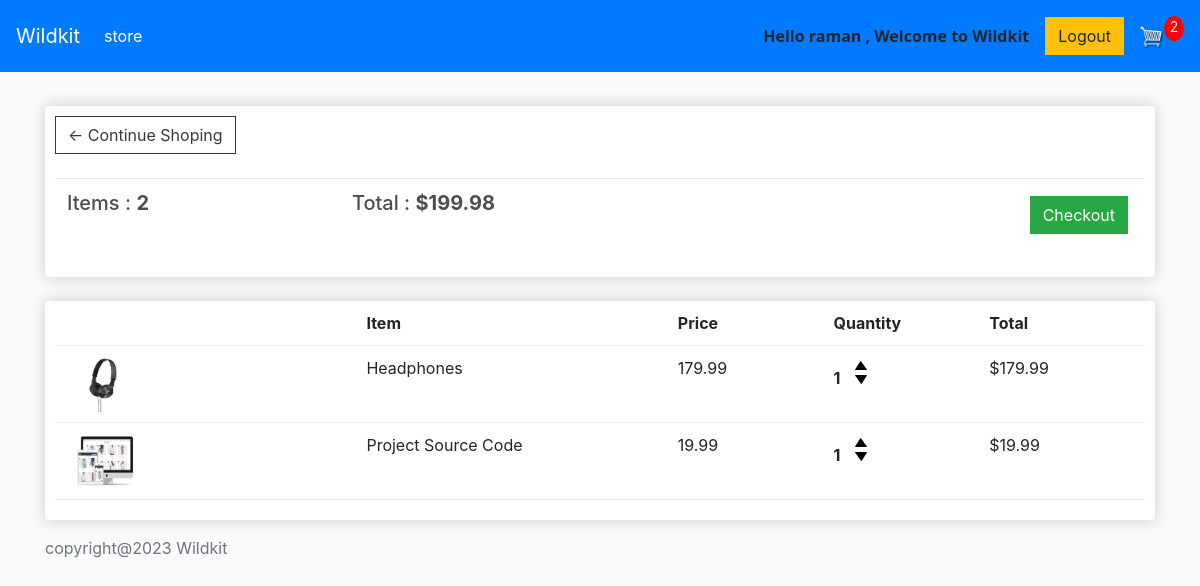
The page /cart/ (signed in) on the database its author committed.
### store/models.py (models this page shows, shortened)
class Order(models.Model):
    customer = models.ForeignKey(Customer, on_delete=models.SET_NULL,blank=True,null=True)
    date_orderd = models.DateTimeField(auto_now_add=True)
    complete =models.BooleanField(default=False,null=True,blank=False)
    transaction_id = models.CharField(max_length=200,null=True)
    @property
    def get_cart_total(self):
        orderitems = self.orderitem_set.all()
        total = sum([item.get_total for item in orderitems])
        return total
    @property
    def get_cart_items(self):
        orderitems = self.orderitem_set.all()
        total = sum([item.quantity for item in orderitems])
        return total

class OrderItem(models.Model):
    product = models.ForeignKey(Product, on_delete=models.SET_NULL,blank=True,null=True)
    order = models.ForeignKey(Order, on_delete=models.SET_NULL,blank=True,null=True)
    quantity = models.IntegerField(default=0,null=True,blank=True)
    date_added = models.DateTimeField(auto_now_add=True)
    @property
    def get_total(self):
        total=self.product.price * self.quantity
        return total

class Product(models.Model):
    name = models.CharField(max_length=200,null=True)
    price = models.DecimalField(max_digits=7,decimal_places=2)
    digital = models.BooleanField(default=False,null=True,blank=False)
    image=models.ImageField(null=True,blank=True)
    @property
    def imageURL(self):
        try:
            url = self.image.url
        except:
            url = ''
        return url

### store/views.py (the view)
# urls.py: path("cart/" ,views.cart,name="cart" ),
def cart(request):
    data= cartData(request)
    cartItems =data['cartItems']
    order =data['order']
    items =data['items']
    context =  {'items':items, 'order':order, 'cartItems':cartItems}
    return render(request,"store/cart.html", context)

### store/utils.py (called while the page is built)
def cartData(request):
	if request.user.is_authenticated:
		customer = request.user.customer
		order, created = Order.objects.get_or_create(customer=customer, complete=False)
		items = order.orderitem_set.all()
		cartItems = order.get_cart_items
	else:
		cookieData = cookieCart(request)
		cartItems = cookieData['cartItems']
		order = cookieData['order']
		items = cookieData['items']
	return {'cartItems':cartItems ,'order':order, 'items':items}

### store/templates/store/cart.html
{% extends 'store/main.html' %}
{% load static %}
{% block content %}
<div class="row">
    <div class="col-lg-12">
        <div class="box-element">
            <a class="btn btn-outline-dark" href="{% url 'store' %}">&#x2190; Continue Shoping</a>
            <br><br>
            <table class="table">
                <tr>
                    <th><h5>Items : <strong>{{order.get_cart_items}}</strong></h5></th>
                    <th><h5>Total : <strong>${{order.get_cart_total |floatformat:2 }}</strong></h5></th>
                    <th>
                        <a class="btn btn-success " href="{% url 'checkout' %}"
                        style="float: right; margin: 5px;"> Checkout</a>
                    </th>
                </tr>
            </table>
        </div>
        <br>
        <div class="box-element">
            <div class="cart-row">
                <div style="flex:2"></div>
                <div style="flex:2"><strong>Item</strong> </div>
                <div style="flex:1"><strong>Price</strong></div>
                <div style="flex:1"><strong>Quantity</strong></div>
                <div style="flex:1"><strong>Total</strong></div>
            </div>
            {% for item in items %}
            <div class="cart-row">
                <div style="flex:2"><img class="row-image" src="{{item.product.imageURL}}"></div>
                <div style="flex:2"><p>{{item.product.name}}</p></div>
                <div style="flex:1"><p>{{item.product.price|floatformat:2}}</p></div>
                <div style="flex:1">
                    <p class="quantity">{{item.quantity}}</p>
                    <div class="quantity">
                        <img data-product="{{item.product.id}}" data-action="add" class="chg-quantity update-cart" src="{% static  'images/arrow-up.png' %}">
                        <img data-product="{{item.product.id}}" data-action="remove" class="chg-quantity update-cart" src="{% static  'images/arrow-down.png' %}">
                    </div>
                </div>
                <div style="flex:1"><p>${{item.get_total}}</p></div>
            </div>
            {% endfor %}
        </div>
    </div>
</div>
{% endblock content %}

### store/templates/store/main.html (shortened to what this page needs)
<!DOCTYPE html>
{% load static %}
<html>
<head>
	<link rel="stylesheet" href="https://stackpath.bootstrapcdn.com/bootstrap/4.4.1/css/bootstrap.min.css">
	<link rel="stylesheet" type="text/css" href="{% static 'css/main.css' %}">
</head>
<body>
	<nav class="navbar navbar-expand-lg navbar-dark bg-primary">
        <a class="navbar-brand" href="{% url 'store' %}">Wildkit</a>
	  <div class="collapse navbar-collapse" id="navbarSupportedContent">
	    <ul class="navbar-nav mr-auto">
	      <li class="nav-item active">
	        <a class="nav-link"  href="{% url 'store' %}">store <span class="sr-only">(current)</span></a>
	      </li>
	    </ul>
        <div class="form-inline my-2 my-lg-0">
            {% if request.user.is_authenticated %}
			<p style="margin-top: 1em; font-family: 'Segoe UI', Tahoma, Geneva, Verdana, sans-serif; font-weight: bolder;padding-right:1em;">Hello {{request.user}} , Welcome to Wildkit </p>
			<a href="{% url 'logout' %}" class="btn btn-warning">Logout</a>
			{% else %}
            <a href="{% url 'login' %}"class="btn btn-warning">Login</a>
            {% endif %}
            <a href="{% url 'cart' %}">
            <img id="cart-icon" src="{% static 'images/cart.png' %}"></a>
           <p id="cart-total">{{cartItems}}</p>
          </div>
	  </div>
	</nav>
    <div class="container">
            <br>
            {% block content %}
            {% endblock content %}
    </div>
    <footer class="footer mt-auto py-3">
		<div class="container">
			<span class="text-muted"> copyright@2023  Wildkit </span>
		</div>
	</footer>
</body>
</html>

### static/css/main.css (style rules this page uses)
body { background-color: hsl(0, 0%, 98%); }
h1,h2,h3,h4,h5,h6 { color:hsl(0, 0%, 30%); }
.box-element { box-shadow:hsl(0, 0%, 80%) 0 0 16px; background-color: #fff; border-radius: 4px; padding: 10px; }
#cart-icon { width:25px; display: inline-block; margin-left: 15px; }
#cart-total { display: block; text-align: center; color:#fff; background-color: red; width: 20px; height: 25px; border-radius: 50%; font-size: 14px; }
.col-lg-4, .col-lg-6, .col-lg-8, .col-lg-12 { margin-top: 10px; }
.btn { border-radius: 0; }
.row-image { width: 100px; }
.cart-row { display: flex; align-items: flex-stretch; padding-bottom: 10px; margin-bottom: 10px; border-bottom: 1px solid #ececec; }
.quantity { display: inline-block; font-weight: 700; padding-right:10px; }
.chg-quantity { width: 12px; cursor: pointer; display: block; margin-top: 5px; transition:.1s; }

### rows shown on the page
Order: get_cart_items "2", get_cart_total "199.98"
OrderItem: product.imageURL (picture), product.name "Headphones", product.price "179.99", quantity "1", get_total "179.99"
OrderItem: product.imageURL (picture), product.name "Project Source Code", product.price "19.99", quantity "1", get_total "19.99"

### other values the page prints
{{ request.user }} "raman"
{{ cartItems }} "2"
